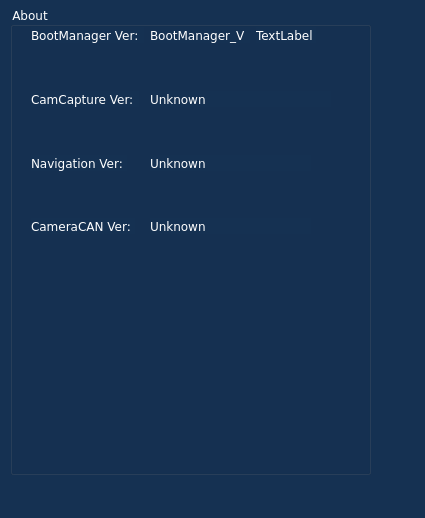
<?xml version="1.0" encoding="UTF-8"?>
<ui version="4.0">
 <class>AboutPage</class>
 <widget class="QWidget" name="AboutPage">
  <property name="geometry">
   <rect>
    <x>0</x>
    <y>0</y>
    <width>425</width>
    <height>518</height>
   </rect>
  </property>
  <property name="windowTitle">
   <string>Form</string>
  </property>
  <property name="styleSheet">
   <string notr="true">color:white;background:#153152</string>
  </property>
  <widget class="QGroupBox" name="groupBox">
   <property name="geometry">
    <rect>
     <x>10</x>
     <y>6</y>
     <width>361</width>
     <height>469</height>
    </rect>
   </property>
   <property name="font">
    <font>
     <family>Verdana</family>
    </font>
   </property>
   <property name="title">
    <string>About</string>
   </property>
   <widget class="QLabel" name="label_2">
    <property name="geometry">
     <rect>
      <x>246</x>
      <y>21</y>
      <width>60</width>
      <height>16</height>
     </rect>
    </property>
    <property name="font">
     <font>
      <family>Verdana</family>
     </font>
    </property>
    <property name="text">
     <string>TextLabel</string>
    </property>
   </widget>
   <widget class="QLabel" name="CameraCanVerision">
    <property name="geometry">
     <rect>
      <x>140</x>
      <y>212</y>
      <width>161</width>
      <height>16</height>
     </rect>
    </property>
    <property name="font">
     <font>
      <family>Verdana</family>
     </font>
    </property>
    <property name="text">
     <string>Unknown</string>
    </property>
   </widget>
   <widget class="QLabel" name="CameraCanVersionT">
    <property name="geometry">
     <rect>
      <x>21</x>
      <y>212</y>
      <width>104</width>
      <height>16</height>
     </rect>
    </property>
    <property name="font">
     <font>
      <family>Verdana</family>
     </font>
    </property>
    <property name="text">
     <string>CameraCAN Ver:</string>
    </property>
   </widget>
   <widget class="QLabel" name="BootManagerVersionT">
    <property name="geometry">
     <rect>
      <x>21</x>
      <y>21</y>
      <width>113</width>
      <height>16</height>
     </rect>
    </property>
    <property name="font">
     <font>
      <family>Verdana</family>
     </font>
    </property>
    <property name="text">
     <string>BootManager Ver:</string>
    </property>
   </widget>
   <widget class="QLabel" name="CamCaptureVersionT">
    <property name="geometry">
     <rect>
      <x>21</x>
      <y>85</y>
      <width>108</width>
      <height>16</height>
     </rect>
    </property>
    <property name="font">
     <font>
      <family>Verdana</family>
     </font>
    </property>
    <property name="text">
     <string>CamCapture Ver:</string>
    </property>
   </widget>
   <widget class="QLabel" name="NavigationVersionT">
    <property name="geometry">
     <rect>
      <x>21</x>
      <y>149</y>
      <width>96</width>
      <height>16</height>
     </rect>
    </property>
    <property name="font">
     <font>
      <family>Verdana</family>
      <weight>50</weight>
      <bold>false</bold>
     </font>
    </property>
    <property name="text">
     <string>Navigation Ver:</string>
    </property>
   </widget>
   <widget class="QLabel" name="CamCaptureVerison">
    <property name="geometry">
     <rect>
      <x>140</x>
      <y>85</y>
      <width>181</width>
      <height>16</height>
     </rect>
    </property>
    <property name="font">
     <font>
      <family>Verdana</family>
     </font>
    </property>
    <property name="text">
     <string>Unknown</string>
    </property>
   </widget>
   <widget class="QLabel" name="NavigationVersion">
    <property name="geometry">
     <rect>
      <x>140</x>
      <y>149</y>
      <width>161</width>
      <height>16</height>
     </rect>
    </property>
    <property name="font">
     <font>
      <family>Verdana</family>
     </font>
    </property>
    <property name="text">
     <string>Unknown</string>
    </property>
   </widget>
   <widget class="QLabel" name="label">
    <property name="geometry">
     <rect>
      <x>140</x>
      <y>21</y>
      <width>100</width>
      <height>16</height>
     </rect>
    </property>
    <property name="font">
     <font>
      <family>Verdana</family>
      <weight>50</weight>
      <bold>false</bold>
     </font>
    </property>
    <property name="text">
     <string>BootManager_V</string>
    </property>
   </widget>
  </widget>
 </widget>
 <resources/>
 <connections/>
</ui>
